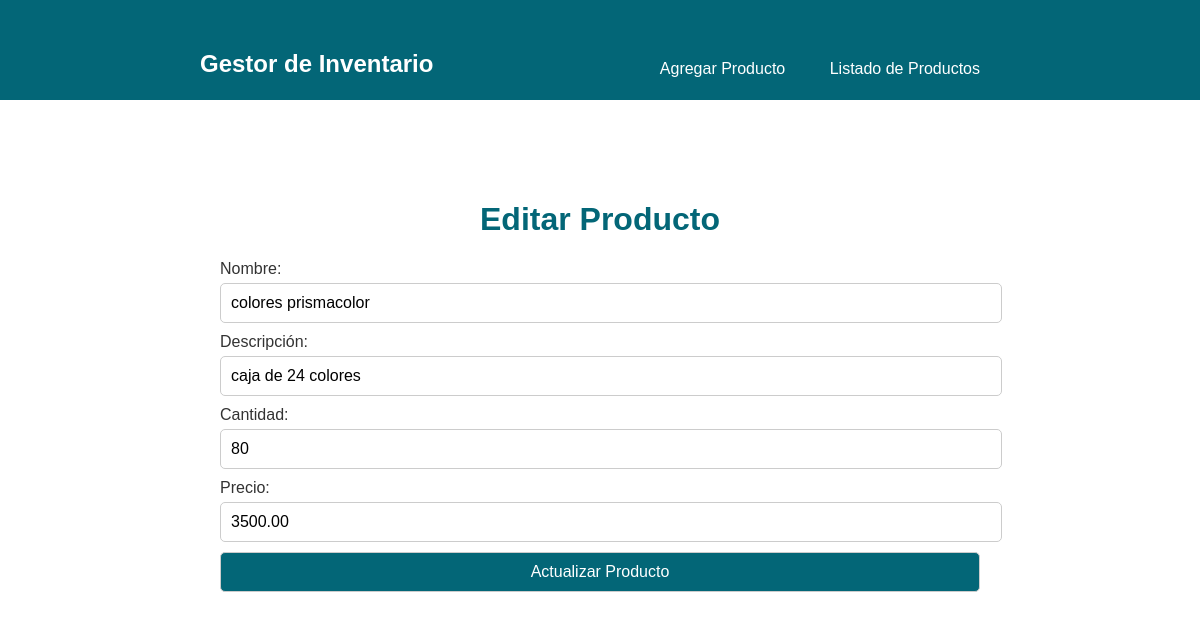
Page /editar_producto.php?id=4 on the committed database.
### tables this page shows
CREATE TABLE `productos` (
  `id` int(11) NOT NULL,
  `nombre` varchar(100) NOT NULL,
  `descripcion` varchar(255) NOT NULL,
  `cantidad` int(11) NOT NULL,
  `precio` decimal(10,2) NOT NULL
);

### editar_producto.php (the view, shortened to what this page needs)
<?php
include 'conexion.php';
include 'header.php';
if ($_SERVER["REQUEST_METHOD"] != "POST" && isset($_GET['id']) && !empty($_GET['id'])) {
    $id_producto = $_GET['id'];
    $query = "SELECT * FROM productos WHERE id = $id_producto";
    $resultado = mysqli_query($conexion, $query);
    if (mysqli_num_rows($resultado) == 1) {
        $producto = mysqli_fetch_assoc($resultado);
    } else {
        echo "No se encontró el producto con el ID especificado";
    }
}
?>
<!DOCTYPE html>
<html lang="es">
<head>
    <link rel="stylesheet" href="styles.css">
</head>
<body>
    <div class="container">
        <h1>Editar Producto</h1>
        <form action="editar_producto.php" method="POST">
            <?php if (isset($producto)) : ?>
                <label for="nombre">Nombre:</label>
                <input type="text" name="nombre" id="nombre" value="<?php echo $producto['nombre']; ?>"><br>
                <label for="descripcion">Descripción:</label>
                <input type="text" name="descripcion" id="descripcion" value="<?php echo $producto['descripcion']; ?>"><br>
                <label for="cantidad">Cantidad:</label>
                <input type="number" name="cantidad" id="cantidad" value="<?php echo $producto['cantidad']; ?>"><br>
                <label for="precio">Precio:</label>
                <input type="number" name="precio" id="precio" value="<?php echo $producto['precio']; ?>"><br>
                <button type="submit">Actualizar Producto</button>
            <?php endif; ?>
        </form>
    </div>
</body>
</html>

### styles.css (style rules this page uses)
body { font-family: Arial, sans-serif; margin: 0; }
h1 { color: #036677; text-align: center; }
form { margin-bottom: 20px; }
label { display: block; margin-bottom: 5px; color: #333; }
input[type="text"], input[type="number"], button[type="submit"] { width: 100%; padding: 10px; margin-bottom: 10px; border: 1px solid #ccc; border-radius: 5px; font-size: 16px; }
button[type="submit"] { background-color: #036677; color: #fff; cursor: pointer; }
.container { max-width: 800px; margin: 20px auto; padding: 20px; }

### rows in the picture
productos: nombre "colores prismacolor", descripcion "caja de 24 colores", cantidad "80", precio "3500.00"
